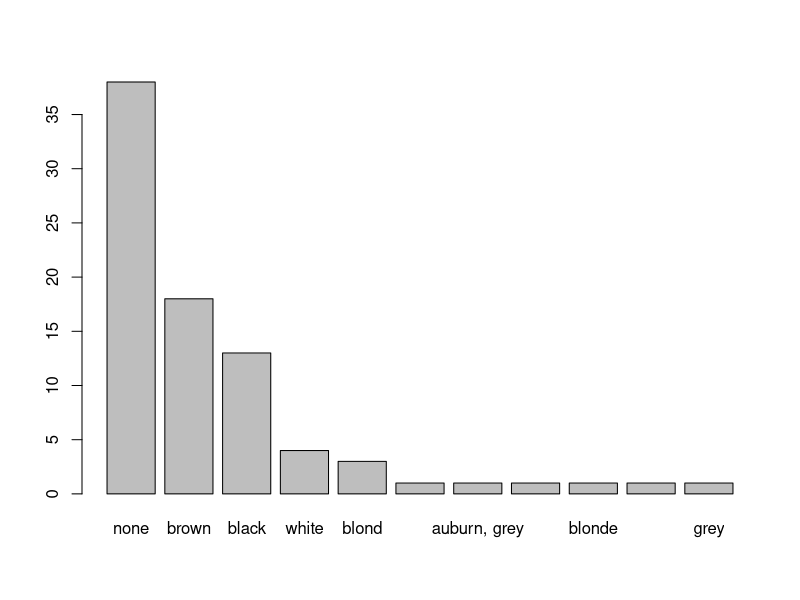
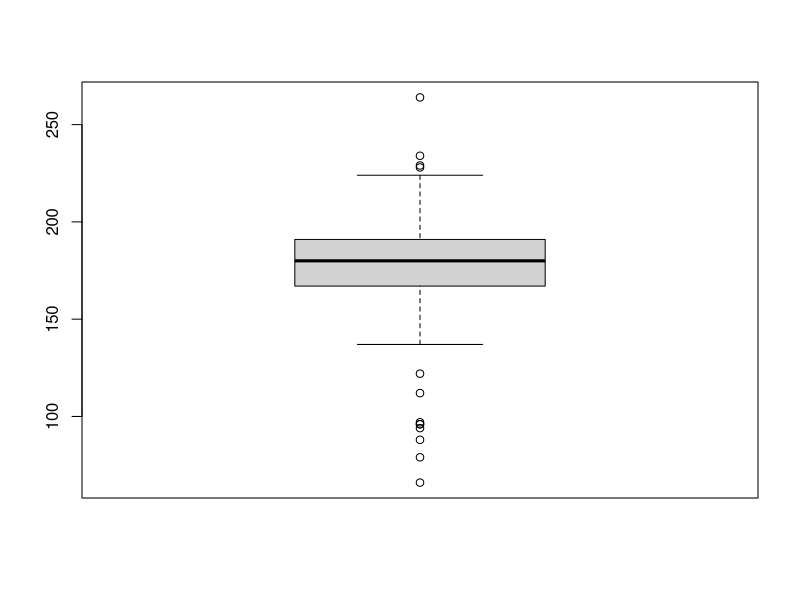
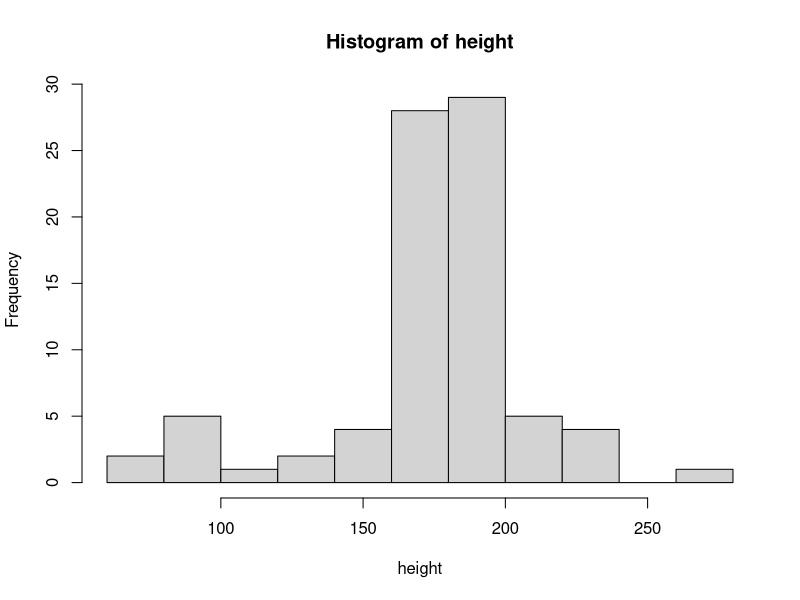
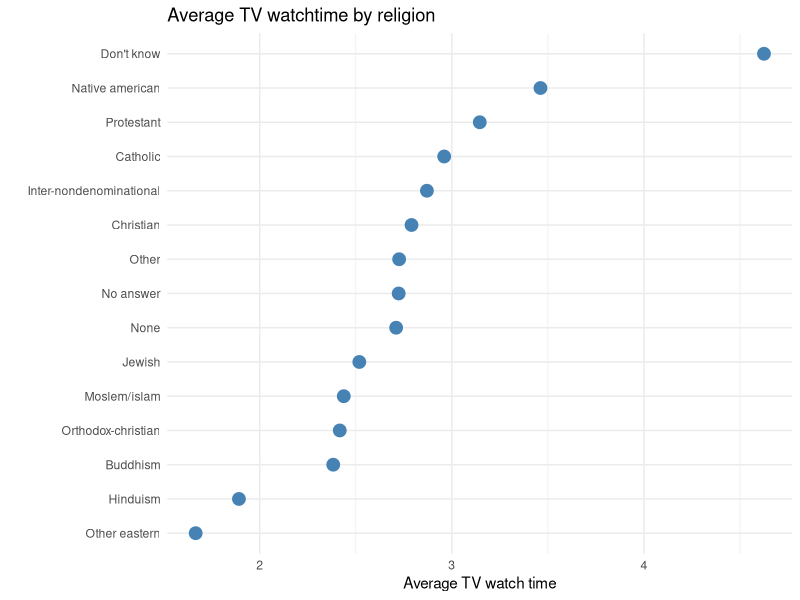

Source code (R) for these figures, in order:
## ---- chunk 1
install.packages("tidyverse") #do it once
library(tidyverse) #or use require() 

## ---- chunk 2
#to see dataset available in R
data()
#lets use starwars
View(starwars)
## ---- chunk 3
names(starwars)

## ---- chunk 4
starwars  %>% 
  select(gender, mass, height, species)
## ---- chunk 5
starwars  %>% 
  select(gender, mass, height, species) %>% 
  filter(species == "Human") %>% 
  na.omit()#to remove the missing value
## ---- chunk 6
starwars  %>% 
  select(gender, mass, height, species) %>% 
  filter(species == "Human") %>% 
  na.omit() %>% 
  mutate(height = height/100)
## ---- chunk 7
starwars  %>% 
  select(gender, mass, height, species) %>% 
  filter(species == "Human") %>% 
  na.omit() %>% 
  mutate(height = height/100) %>% 
  mutate(BMI = mass/height^2)
  
## ---- chunk 8
starwars  %>% 
  select(gender, mass, height, species) %>% 
  filter(species == "Human") %>% 
  na.omit() %>% 
  mutate(height = height/100) %>% 
  mutate(BMI = mass/height^2) %>% 
  group_by(gender) %>% 
  summarise(Average_BMI = mean(BMI))
## ---- chunk 9
library(tidyverse)
View(msleep)
names(msleep) 
## ---- chunk 10
my_data <- msleep %>% 
  select(name, sleep_total) %>% 
  filter(sleep_total > 18)
my_data
## ---- chunk 11
my_data <- msleep %>% 
  select(name, sleep_total) %>% 
  filter(!sleep_total > 18)
my_data
## ---- chunk 12
my_data <- msleep %>% 
  select(name, order, bodywt, sleep_total) %>% 
  filter(order == "Primates", bodywt > 20)
my_data
## ---- chunk 13
my_data <- msleep %>% 
  select(name, order, bodywt, sleep_total) %>% 
  filter(order == "Primates"| bodywt > 20)
my_data
## ---- chunk 14
msleep$name

my_data <- msleep %>% 
  select(name, sleep_total) %>% 
  filter(name =="Cow"|
           name == "Dog" |
           name == "Goat")
my_data
## ---- chunk 15

my_data <- msleep %>% 
  select(name, sleep_total) %>% 
  filter(name %in% c("Cow", "Dog", "Horse"))
my_data
## ---- chunk 16

my_data <- msleep %>% 
  select(name, sleep_total) %>% 
  filter(between(sleep_total, 16, 18))
my_data
## ---- chunk 17

my_data <- msleep %>% 
  select(name, sleep_total) %>% 
  filter(near(sleep_total, 17, tol = 0.5))
my_data
## ---- chunk 18

my_data <- msleep %>% 
  select(name, conservation, sleep_total) %>% 
  filter(is.na(conservation))
my_data
## ---- chunk 19
my_data <- msleep %>% 
  select(name, conservation, sleep_total) %>% 
  filter(!is.na(conservation))
my_data
## ---- chunk 20
require(tidyverse)
## ---- chunk 21
view(msleep) #use this dataset, mammal sleep
names(msleep) 
## ---- chunk 22
msleep %>% 
  drop_na(sleep_rem, vore) %>% 
  group_by(vore) %>% 
  summarise('Average total sleep' = mean(sleep_total),
            'Maximum rem sleep' = max(sleep_rem)) %>% 
  view
## ---- chunk 23
library(tidyverse)
data()
?starwars 

## ---- chunk 24
dim(starwars)#dimension
str(starwars)#structure
glimpse(starwars)#same kind like str, but better
View(starwars)#if you want  to see the dataset, but you can actually click on the environment icon
head(starwars)#first 6 observation
tail(starwars)#last 6 observation

starwars$name #if want to look at only one variable
attach(starwars)#if you dont want to repeat the dollar sign multiple times


names(starwars)#to see the variables
length(starwars)#number of variables
class(hair_color)#already covered actually in glimpse
length(hair_color)#number of rows
unique(hair_color)#possible color in the variable

## ---- chunk 25
table(hair_color) #you will get a table of the variable
## ---- chunk 26
sort(table(hair_color), decreasing = T) #you can sort the table
## ---- chunk 27
View(sort(table(hair_color), decreasing = T)) # you can view it in a new window, more nicely
## ---- chunk 28
starwars %>% 
  select(hair_color) %>% 
  count(hair_color) %>%
  arrange(desc(n)) %>% 
  View()
## ---- chunk 29
barplot(sort(table(hair_color), decreasing = T))
## ---- chunk 30
starwars[ , ] #this is to get row,column

starwars[is.na(hair_color), ] #you want to see missing data of hair_color

View(starwars[is.na(hair_color), ]) #if you want to see the missing data more in a more beautiful way

is.na(hair_color) #this will only give logical argument, not really useful


## ---- chunk 31
class(height)
## ---- chunk 32
length(height)
## ---- chunk 33
summary(height)
## ---- chunk 34
boxplot(height)
## ---- chunk 35
hist(height)

detach(starwars) #just to detach
## ---- chunk 36
library(tidyverse)
View(starwars) 
glimpse(starwars) #you can see that there is no factor here aka categorical variables
class(starwars$gender) #this variable is a categorical but percieved as character in R
unique(starwars$gender)

## ---- chunk 37
starwars$gender <- as.factor(starwars$gender)
class(starwars$gender)#to see the change

## ---- chunk 38
levels(starwars$gender) 
## ---- chunk 39
starwars$gender <- factor((starwars$gender), 
                          levels = c("masculine",
                                     "feminine"))
levels(starwars$gender) # already changed!
## ---- chunk 40
names(starwars) 
## ---- chunk 41
starwars %>% 
  select(name,height, ends_with("color")) %>% #select any variable with the names color at the end
  names() #to see the variables right now
## ---- chunk 42
starwars %>% 
  select(name,height, ends_with("color")) 
## ---- chunk 43
starwars %>% 
  select(name,height, ends_with("color")) %>% 
  filter(hair_color %in% c("blond", "brown") & #observe the boolean opeartor in action
           height<180) 
## ---- chunk 44
mean(starwars$height)
mean(starwars$height, na.rm = T) #if we want to take average properly, need to remove the NA 

## ---- chunk 45
starwars %>% 
  select(name, gender, hair_color, height) %>% 
  na.omit() 
## ---- chunk 46
starwars %>% 
  select(name, gender, hair_color, height) %>% 
  filter(complete.cases(.))
## ---- chunk 47
starwars %>% 
  select(name, gender, hair_color, height) %>% 
  filter(!complete.cases(.)) 
## ---- chunk 48
starwars %>% 
  select(name, gender, hair_color, height) %>% 
  filter(!complete.cases(.)) %>% 
  drop_na(height) 
## ---- chunk 49
starwars %>% 
  select(name, gender, hair_color, height) %>% 
  drop_na(height) %>% 
  View()
## ---- chunk 50
starwars %>% 
  select(name, gender, hair_color, height) %>% 
  filter(!complete.cases(.)) |> 
  mutate(hair_color= replace_na(hair_color, "none"))
## ---- chunk 51
starwars %>% 
  select(name, gender, hair_color, height) %>% 
  filter(!complete.cases(.)) |> 
  mutate(hair_color2= replace_na(hair_color, "none"))
## ---- chunk 52
Names <-  c("Amir", "Aini", "Affan", "Amir")
Age <- c(35,34,6,35)
friends <- data.frame(Names, Age)

friends[!duplicated(friends), ] #base R way. you can also use select in tidyverse. here we identify the not duplicated

friends[duplicated(friends), ] #here we want to identify the duplicated

friends |> distinct() #tidyverse way
## ---- chunk 53
starwars |> select(name,gender)#let say we want to change the code for gender

starwars |> 
  select(name, gender) |>
  mutate(gender = recode(gender,
                         "masculine" = 1,
                         "feminine" = 2))
## ---- chunk 54
starwars |> 
  select(name, gender) |>
  mutate(gender_coded = recode(gender,
                         "masculine" = 1,
                         "feminine" = 2))
## ---- chunk 55
library(tidyverse)
View(starwars)
names(starwars)
## ---- chunk 56
unique(starwars$gender) #to see or filter within a column



sw <- starwars |> 
  select(name, height, mass, gender) |> 
  rename(weight = mass) |> #change mass to weight
  na.omit() |> 
  mutate(height = height/100) |> 
  filter(gender == "masculine" |
           gender == "feminine") 

## ---- chunk 57
sw <- starwars |> 
  select(name, height, mass, gender) |> 
  rename(weight = mass) |> #change mass to weight
  na.omit() |> 
  mutate(height = height/100) |> 
  filter(gender %in% c("masculine" ,"feminine")) 
## ---- chunk 58
sw <- starwars |> 
  select(name, height, mass, gender) |> 
  rename(weight = mass) |> #change mass to weight
  na.omit() |> 
  mutate(height = height/100) |> 
  filter(gender %in% c("masculine" ,"feminine")) |> 
  mutate(gender = recode(gender,
                         masculine = "m",
                         feminine = "f"))
## ---- chunk 59
sw <- starwars |> 
  select(name, height, mass, gender) |> 
  rename(weight = mass) |> #change mass to weight
  na.omit() |> 
  mutate(height = height/100) |> 
  filter(gender %in% c("masculine" ,"feminine")) |> 
  mutate(gender = recode(gender,
                         masculine = "m",
                         feminine = "f")) |> 
  mutate(size = height >1 & weight  > 75) #this will give you logical vector with TRUE and FALSE output 

## ---- chunk 60
sw <- starwars |> 
  select(name, height, mass, gender) |> 
  rename(weight = mass) |> #change mass to weight
  na.omit() |> 
  mutate(height = height/100) |> 
  filter(gender %in% c("masculine" ,"feminine")) |> 
  mutate(gender = recode(gender,
                         masculine = "m",
                         feminine = "f")) |> 
  mutate(size = height >1 & weight  > 75,
         size = if_else(size ==T, "big","small")) |> 
  view()
## ---- chunk 61
library(tidyverse)

starwars

sw <- starwars |> 
  select(name, height, mass, gender, everything()) #to arrange, you put everything else argument on the last part
## ---- chunk 62
sw <- starwars |> 
  select(name, height, mass, gender) |> 
  rename(weight = mass) |> 
  view()
## ---- chunk 63
library(tidyverse)
view(gss_cat) #dataset about american cencus


## ---- chunk 64
gss_cat |> 
  count(marital)
## ---- chunk 65
gss_cat |> 
  mutate(marital = fct_relevel(marital,
                                "Never married",
                               "Married",
                                "Separated",
                               "Divorced",
                               "Widowed",
                               "No answer")) |> 
  count(marital)
## ---- chunk 66
gss_cat |> 
  mutate(marital = fct_infreq(marital)) |> 
  count(marital)

## ---- chunk 67
gss_cat |> 
  mutate(marital = fct_infreq(marital)) |>
  mutate(marital = fct_rev(marital)) |> 
  count(marital) # need to use the argument in order
## ---- chunk 68
gss_cat |> 
  group_by(relig) |> 
  summarise(meantv = mean(tvhours, na.rm = T)) |> 
  mutate(relig= fct_reorder(relig, meantv)) |> 
  ggplot(aes(meantv, relig))+
  geom_point(size =4,
             colour = "steelblue")+
  theme_minimal()+
  labs(title = "Average TV watchtime by religion",
       x = "Average TV watch time",
       y = "")
